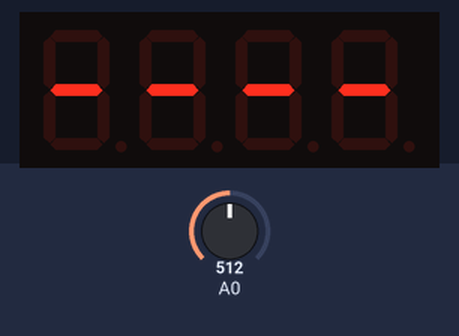
A sketch run on a simulated Arduino Uno, built with avr-gcc and run on an emulated ATmega328P. On the bench: 4-digit seven-segment display. The inputs (shaded band) are chosen by the test bench; at power-on: A0 = 512.

Above: at 1.8 s.
1.9 s: A0 set to 214
3.4 s: A0 set to 195
At 4.5 s:
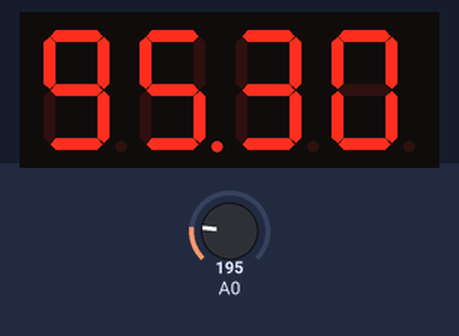
5.5 s: A0 set to 306
At 7.2 s:
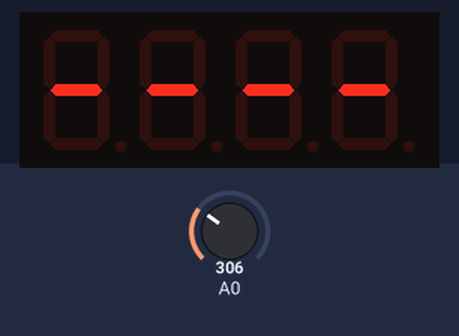
7.5 s: A0 set to 0
At 8.8 s:
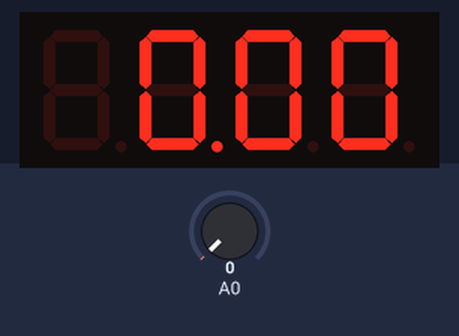
Timing chart, 0 to 10.5 s (numbered marks = the images above; inputs shaded):
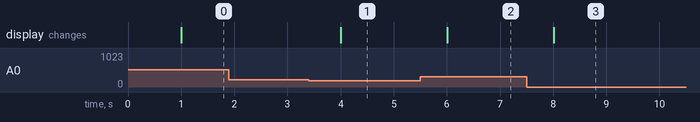

Measured:
- the behaviour switches between 205 and 204 on A0 (found by bisection; images 0 and 1)
- after the input at 1.9 s, every drawn part: stays the same
- after the input at 3.4 s, the display: changes after 0.61 s (image 1)
- after the input at 5.5 s, the display: changes after 0.51 s (image 2)
- after the input at 7.5 s, the display: changes after 0.51 s (image 3)

The sketch:

suhu7seg.ino
```cpp
// Contoh penggunaan pustaka SevSeg
//   pada modul tujuh segmen 4 digit
//   untuk menampilkan suhu

#include "SevSeg.h"

const int SELANG = 1000;

SevSeg sevseg;

unsigned long waktuAwal = millis();
int suhu;

void setup()
{
  byte jumDigit = 4;
  byte pinDigit[] = {2, 3, 4, 5};
  byte pinSegment[] = {6, 7, 8, 9, 10, 11, 12, 13};

  sevseg.begin(COMMON_CATHODE, jumDigit, pinDigit, pinSegment);
}

void loop()
{
  if (abs(millis() - waktuAwal) > SELANG)
  {
    float celsius = analogRead(A0) * 0.48876;
    suhu = celsius * 100;
    waktuAwal = millis();
  }

  sevseg.setNumber(suhu, 2);
  sevseg.refreshDisplay();
}
```
